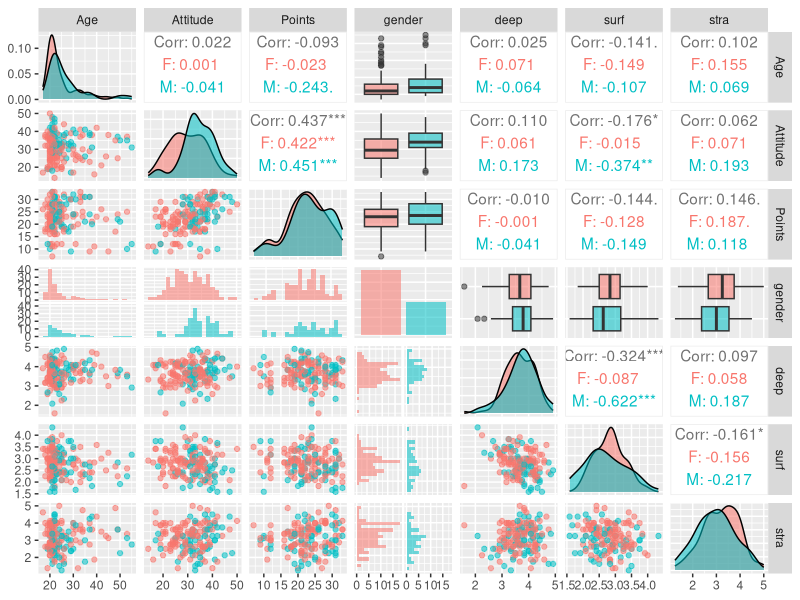
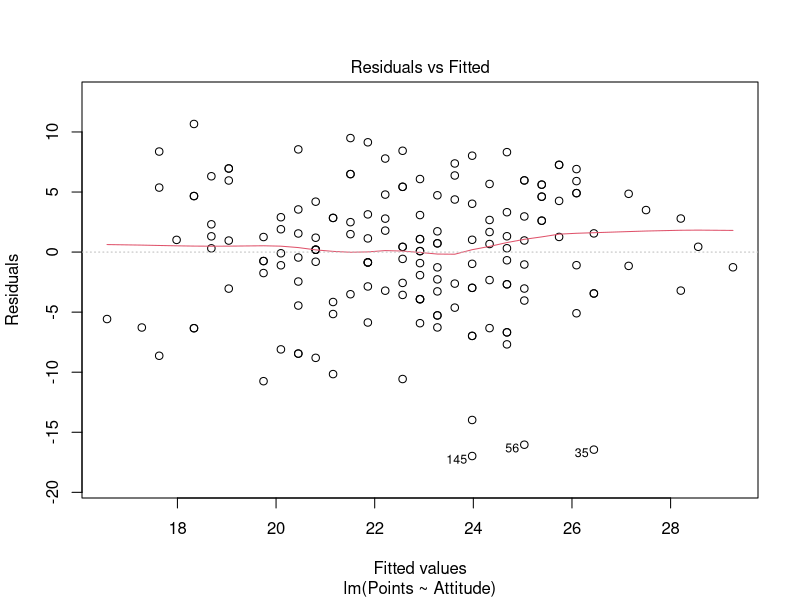
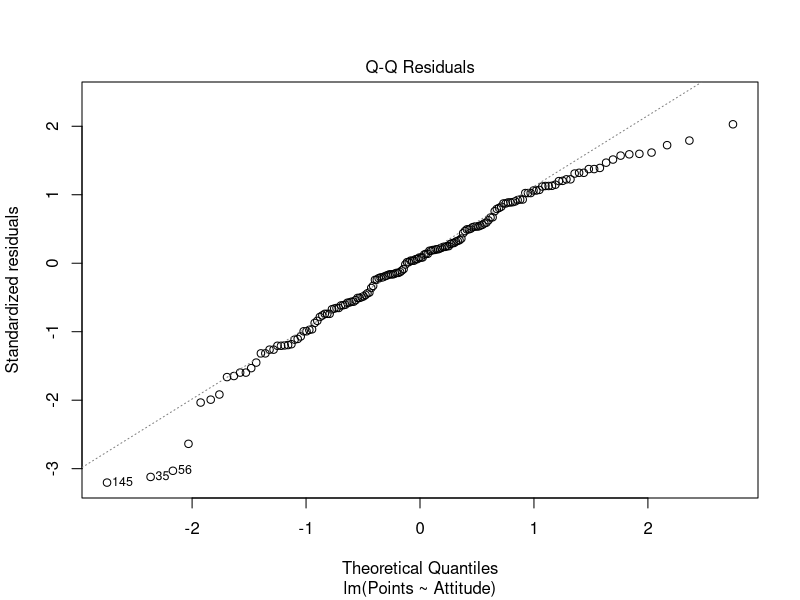
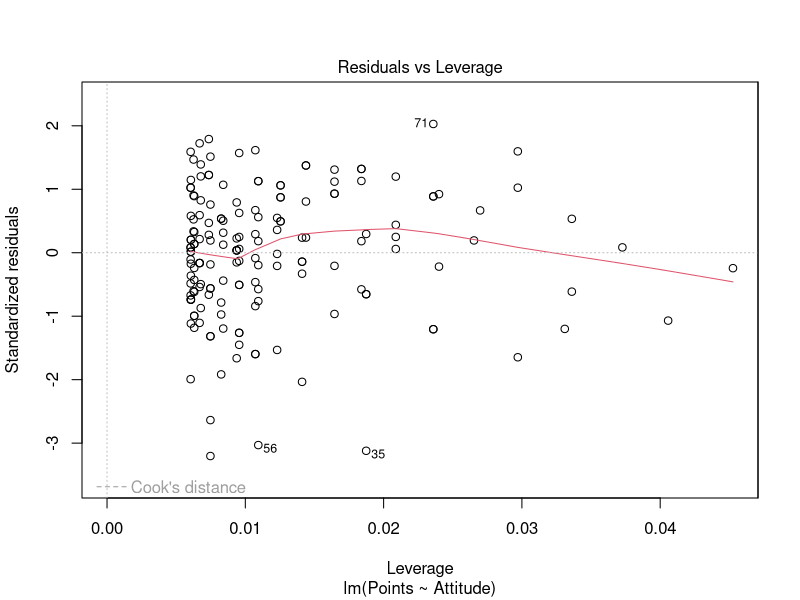
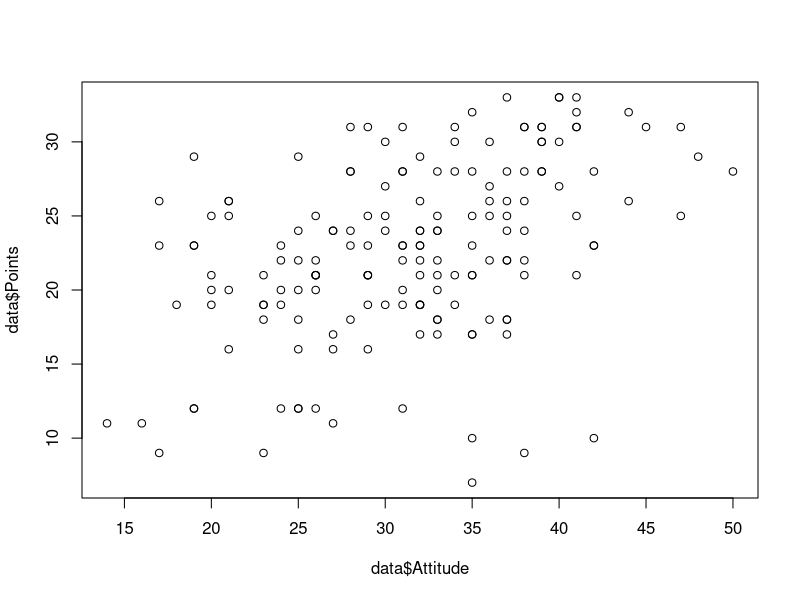

Here is the R script that generated these plots, in order:
## ---- chunk 1
library(dplyr)
library(GGally)
library(ggplot2)
## ---- chunk 2
data <- read.csv("data/learning2014_csv.csv")
## ---- chunk 3
cols <- c("Age", "Attitude", "Points", "gender", "deep", "surf", "stra")
data <- data[cols]
## ---- chunk 4
dim(data)
str(data)
## ---- chunk 5
summary(data)
## ---- chunk 6
p <- ggpairs(data, mapping = aes(col=gender, alpha=0.3), lower = list(combo = wrap("facethist", bins = 20)))
p
## ---- chunk 7
model <- lm(Points ~ stra + surf + Attitude, data=data)
summary(model)
## ---- chunk 8
model2 <- lm(Points ~ Attitude, data=data)
summary(model2)
## ---- chunk 9
plot(model2, c(1,2,5))
## ---- chunk 10
plot(data$Attitude, data$Points)
